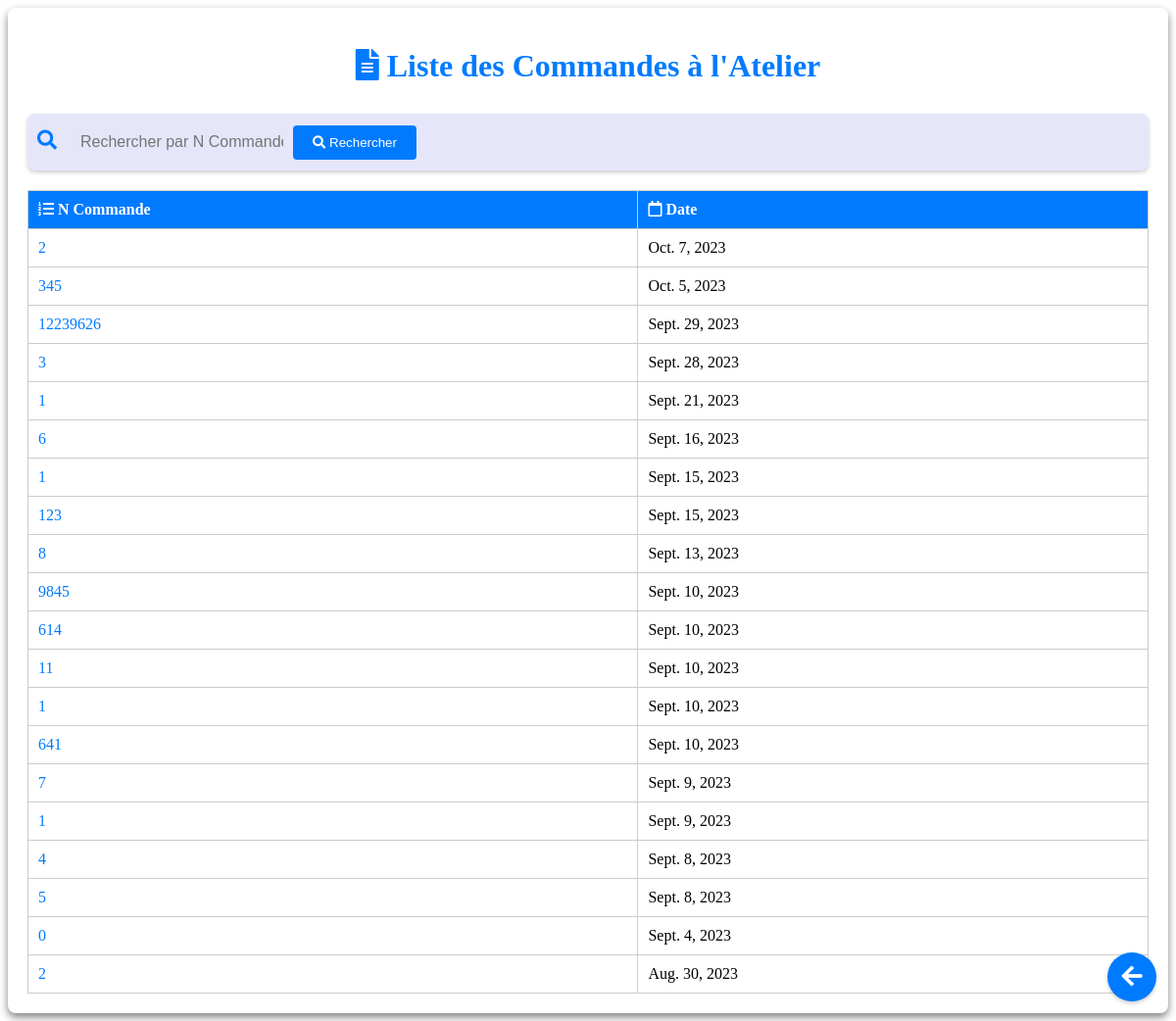
/bon_de_commande/, run on the app's committed database.
### app/models.py (models this page shows, shortened)
class PurchaseOrder(models.Model):
    n_commande = models.IntegerField()
    nombre_de_jaretiere = models.CharField(max_length=100)
    type_de_cable = models.ForeignKey(TypeDeCable, on_delete=models.PROTECT)
    type_de_connecteurs = models.ForeignKey(TypeDeConnecteurs, on_delete=models.PROTECT)
    delai_de_livraison = models.CharField(max_length=100)
    metrage = models.CharField(max_length=100)
    date_field = models.DateField(default=datetime.date.today)
    city = models.CharField(max_length=100, default="Unknown")
    confirmed = models.BooleanField(default=False)
    not_confirmed = models.BooleanField(default=False)
    viewed = models.BooleanField(default=False)

### app/views.py (the view)
# urls.py: path('bon_de_commande/', views.bon_de_commande, name='bon_de_commande'),
def bon_de_commande(request):
    atelier_orders = PurchaseOrder.objects.order_by('-date_field')  # Order by date_field in descending order
    context = {'atelier_orders': atelier_orders}
    return render(request, 'bon_de_commande.html', context)

### app/templates/bon_de_commande.html (shortened to what this page needs)
{% load static %}
<!DOCTYPE html>
<html>
<head>
    <link rel="stylesheet" type="text/css" href="{% static 'css/bon_de_commande.css' %}">
    <link rel="stylesheet" href="https://cdnjs.cloudflare.com/ajax/libs/font-awesome/5.15.3/css/all.min.css">
</head>
<body>
    <div class="container">
        <h1><i class="fas fa-file-alt"></i> Liste des Commandes à l'Atelier</h1>
        <div class="search-bar">
            <div class="search-input-container">
                <i class="fas fa-search search-icon"></i>
                <input type="text" id="search-input" class="search-input" placeholder="Rechercher par N Commande">
            </div>
            <button type="button" id="search-button" class="search-button">
                <i class="fas fa-search"></i> Rechercher
            </button>
        </div>
        <table>
            <thead>
                <tr>
                    <th><i class="fas fa-list-ol"></i> N Commande</th>
                    <th><i class="far fa-calendar"></i> Date</th>
                </tr>
            </thead>
            <tbody>
                {% for purchase_order in atelier_orders %}
                    <tr>
                        <td><a href="{% url 'app:purchase_order_detail' purchase_order.id %}">{{ purchase_order.n_commande }}</a></td>
                        <td>{{ purchase_order.date_field }}</td>
                    </tr>
                {% endfor %}
            </tbody>
        </table>
    </div>
    <div class="return-button-container">
        <a href="{% url 'app:service_atelier' %}" class="return-button"><i class="fas fa-arrow-left"></i></a>
    </div>
</body>
</html>

### app/static/css/bon_de_commande.css (style rules this page uses)
.container { max-width: 1300px; margin: 0 auto; padding: 20px; background-color: #ffffff; box-shadow: 0 4px 8px rgba(0, 0, 0, 0.5); border-radius: 8px; }
h1 { text-align: center; margin-bottom: 30px; color: #007BFF; }
table { width: 100%; border-collapse: collapse; }
table, th, td { border: 1px solid #ccc; }
th, td { padding: 10px; text-align: left; }
th { background-color: #007BFF; color: white; }
table a { text-decoration: none; color: #007BFF; }
.search-bar { background-color: lavender; padding: 10px; box-shadow: 0 2px 4px rgba(0, 0, 0, 0.2); border-radius: 8px; display: flex; align-items: center; margin-bottom: 20px; }
.search-input { flex: 1; padding: 10px; border: none; outline: none; background: transparent; font-size: 16px; }
.search-icon { color: #007BFF; font-size: 20px; margin-right: 10px; }
.search-button { background-color: #007BFF; color: white; border: none; padding: 10px 20px; border-radius: 4px; cursor: pointer; transition: background-color 0.3s ease; }
.return-button { position: fixed; bottom: 20px; right: 20px; width: 50px; height: 50px; background-color: #007BFF; color: white; text-align: center; line-height: 50px; border-radius: 50%; font-size: 24px; text-decoration: none; box-shadow: 0 2px 4px rgba(0, 0, 0, 0.2); transition: background-color 0.3s ease; }

### data on the page
PurchaseOrder: n_commande "2", date_field "Oct. 7, 2023"
PurchaseOrder: n_commande "345", date_field "Oct. 5, 2023"
PurchaseOrder: n_commande "12239626", date_field "Sept. 29, 2023"
PurchaseOrder: n_commande "3", date_field "Sept. 28, 2023"
PurchaseOrder: n_commande "1", date_field "Sept. 21, 2023"
PurchaseOrder: n_commande "6", date_field "Sept. 16, 2023"
PurchaseOrder: n_commande "1", date_field "Sept. 15, 2023"
PurchaseOrder: n_commande "123", date_field "Sept. 15, 2023"
PurchaseOrder: n_commande "8", date_field "Sept. 13, 2023"
PurchaseOrder: n_commande "9845", date_field "Sept. 10, 2023"
PurchaseOrder: n_commande "614", date_field "Sept. 10, 2023"
PurchaseOrder: n_commande "11", date_field "Sept. 10, 2023"
PurchaseOrder: n_commande "1", date_field "Sept. 10, 2023"
PurchaseOrder: n_commande "641", date_field "Sept. 10, 2023"
PurchaseOrder: n_commande "7", date_field "Sept. 9, 2023"
PurchaseOrder: n_commande "1", date_field "Sept. 9, 2023"
PurchaseOrder: n_commande "4", date_field "Sept. 8, 2023"
PurchaseOrder: n_commande "5", date_field "Sept. 8, 2023"
PurchaseOrder: n_commande "0", date_field "Sept. 4, 2023"
PurchaseOrder: n_commande "2", date_field "Aug. 30, 2023"
